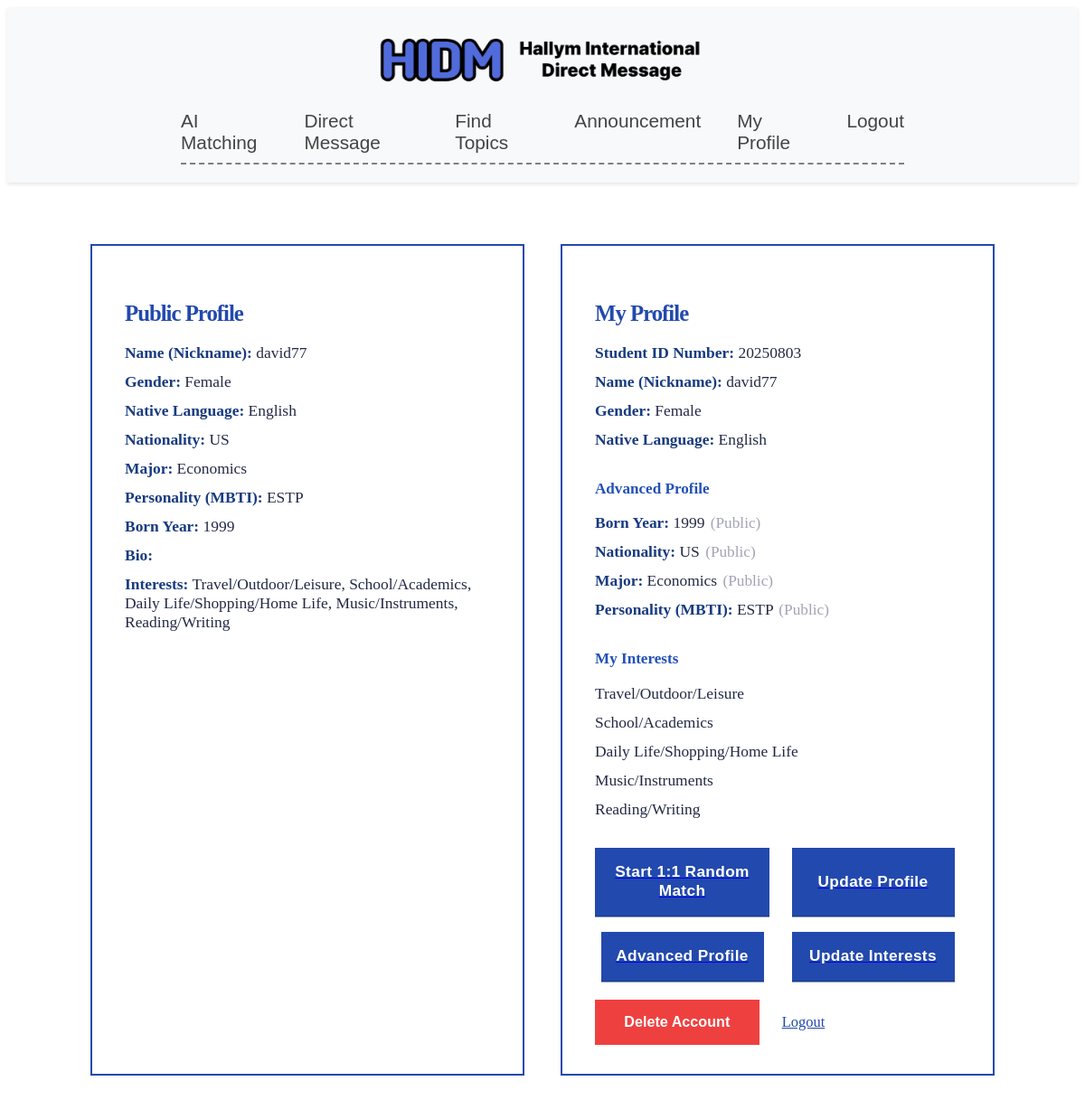
/accounts/profile/ (signed in), run on the app's committed database.
### accounts/models.py (models this page shows, shortened)
class UserProfile(models.Model):
    user = models.OneToOneField(User, on_delete=models.CASCADE)
    nickname = models.CharField(
        max_length=30,
        blank=False,
        verbose_name='Nickname'
    )
    GENDER_CHOICES = [
        ('M', 'Male'),
        ('F', 'Female'),
    ]
    gender = models.CharField(
        max_length=1,
        choices=GENDER_CHOICES,
        verbose_name='Gender'
    )
    NATIVE_LANGUAGE_CHOICES = [
        ('ab', 'Abkhaz'), ('aa', 'Afar'), ('af', 'Afrikaans'), ('ak', 'Akan'),
        ('sq', 'Albanian'), ('am', 'Amharic'), ('ar', 'Arabic'), ('an', 'Aragonese'),
        ('hy', 'Armenian'), ('as', 'Assamese'), ('av', 'Avaric'), ('ae', 'Avestan'),
        ('ay', 'Aymara'), ('az', 'Azerbaijani'), ('bm', 'Bambara'), ('ba', 'Bashkir'),
        ('eu', 'Basque'), ('be', 'Belarusian'), ('bn', 'Bengali'), ('bh', 'Bihari'),
        ('bi', 'Bislama'), ('bs', 'Bosnian'), ('br', 'Breton'), ('bg', 'Bulgarian'),
        ('my', 'Burmese'), ('ca', 'Catalan; Valencian'), ('ch', 'Chamorro'),
        ('ce', 'Chechen'), ('ny', 'Chichewa; Chewa; Nyanja'), ('zh', 'Chinese'),
        ('cv', 'Chuvash'), ('kw', 'Cornish'), ('co', 'Corsican'), ('cr', 'Cree'),
        ('hr', 'Croatian'), ('cs', 'Czech'), ('da', 'Danish'),
        ('dv', 'Divehi; Dhivehi; Maldivian;'), ('nl', 'Dutch'), ('dz', 'Dzongkha'),
        ('en', 'English'), ('eo', 'Esperanto'), ('et', 'Estonian'), ('ee', 'Ewe'),
        ('fo', 'Faroese'), ('fj', 'Fijian'), ('fi', 'Finnish'), ('fr', 'French'),
        ('ff', 'Fula; Fulah; Pulaar; Pular'), ('gl', 'Galician'), ('ka', 'Georgian'),
        ('de', 'German'), ('el', 'Greek, Modern'), ('gn', 'Guaraní'), ('gu', 'Gujarati'),
        ('ht', 'Haitian; Haitian Creole'), ('ha', 'Hausa'), ('he', 'Hebrew (modern)'),
        ('hz', 'Herero'), ('hi', 'Hindi'), ('ho', 'Hiri Motu'), ('hu', 'Hungarian'),
        ('ia', 'Interlingua'), ('id', 'Indonesian'), ('ie', 'Interlingue'), ('ga', 'Irish'),
        ('ig', 'Igbo'), ('ik', 'Inupiaq'), ('io', 'Ido'), ('is', 'Icelandic'),
        ('it', 'Italian'), ('iu', 'Inuktitut'), ('ja', 'Japanese'), ('jv', 'Javanese'),
        ('kl', 'Kalaallisut, Greenlandic'), ('kn', 'Kannada'), ('kr', 'Kanuri'),
        ('ks', 'Kashmiri'), ('kk', 'Kazakh'), ('km', 'Khmer'), ('ki', 'Kikuyu, Gikuyu'),
        ('rw', 'Kinyarwanda'), ('ky', 'Kirghiz, Kyrgyz'), ('kv', 'Komi'), ('kg', 'Kongo'),
        ('ko', 'Korean'), ('ku', 'Kurdish'), ('kj', 'Kwanyama, Kuanyama'), ('la', 'Latin'),
        ('lb', 'Luxembourgish, Letzeburgesch'), ('lg', 'Luganda'),
        ('li', 'Limburgish, Limburgan, Limburger'), ('ln', 'Lingala'), ('lo', 'Lao'),
        ('lt', 'Lithuanian'), ('lu', 'Luba-Katanga'), ('lv', 'Latvian'), ('gv', 'Manx'),
        ('mk', 'Macedonian'), ('mg', 'Malagasy'), ('ms', 'Malay'), ('ml', 'Malayalam'),
        ('mt', 'Maltese'), ('mi', 'Māori'), ('mr', 'Marathi (Marāṭhī)'),
        ('mh', 'Marshallese'), ('mn', 'Mongolian'), ('na', 'Nauru'), ('nv', 'Navajo, Navaho'),
        ('nb', 'Norwegian Bokmål'), ('nd', 'North Ndebele'), ('ne', 'Nepali'), ('ng', 'Ndonga'),
        ('nn', 'Norwegian Nynorsk'), ('no', 'Norwegian'), ('ii', 'Nuosu'), ('nr', 'South Ndebele'),
        ('oc', 'Occitan'), ('oj', 'Ojibwe, Ojibwa'),
        ('cu', 'Old Church Slavonic, Church Slavonic, Old Bulgarian'), ('om', 'Oromo'),
        ('or', 'Oriya'), ('os', 'Ossetian, Ossetic'), ('pa', 'Panjabi, Punjabi'),
        ('pi', 'Pāli'), ('fa', 'Persian'), ('pl', 'Polish'), ('ps', 'Pashto, Pushto'),
        ('pt', 'Portuguese'), ('qu', 'Quechua'), ('rm', 'Romansh'), ('rn', 'Kirundi'),
        ('ro', 'Romanian, Moldavian, Moldovan'), ('ru', 'Russian'),
        ('sa', 'Sanskrit (Saṁskṛta)'), ('sc', 'Sardinian'), ('sd', 'Sindhi'),
        ('se', 'Northern Sami'), ('sm', 'Samoan'), ('sg', 'Sango'), ('sr', 'Serbian'),
        ('gd', 'Scottish Gaelic; Gaelic'), ('sn', 'Shona'), ('si', 'Sinhala, Sinhalese'),
        ('sk', 'Slovak'), ('sl', 'Slovene'), ('so', 'Somali'), ('st', 'Southern Sotho'),
        ('es', 'Spanish; Castilian'), ('su', 'Sundanese'), ('sw', 'Swahili'), ('ss', 'Swati'),
        ('sv', 'Swedish'), ('ta', 'Tamil'), ('te', 'Telugu'), ('tg', 'Tajik'), ('th', 'Thai'),
        ('ti', 'Tigrinya'), ('bo', 'Tibetan Standard, Tibetan, Central'), ('tk', 'Turkmen'),
        ('tl', 'Tagalog'), ('tn', 'Tswana'), ('to', 'Tonga (Tonga Islands)'),
        ('tr', 'Turkish'), ('ts', 'Tsonga'), ('tt', 'Tatar'), ('tw', 'Twi'), ('ty', 'Tahitian'),
        ('ug', 'Uighur, Uyghur'), ('uk', 'Ukrainian'), ('ur', 'Urdu'), ('uz', 'Uzbek'),
        ('ve', 'Venda'), ('vi', 'Vietnamese'), ('vo', 'Volapük'), ('wa', 'Walloon'),
        ('cy', 'Welsh'), ('wo', 'Wolof'), ('fy', 'Western Frisian'), ('xh', 'Xhosa'),
        ('yi', 'Yiddish'), ('yo', 'Yoruba'), ('za', 'Zhuang, Chuang'), ('zu', 'Zulu'),
    ]
    native_language = models.CharField(
        max_length=20,
        choices=NATIVE_LANGUAGE_CHOICES,
        verbose_name='Native Language'
    )
    NATIONALITY_CHOICES = [
    ('AF', 'Afghanistan'), ('AL', 'Albania'), ('DZ', 'Algeria'), ('AS', 'American Samoa'),
    ('AD', 'Andorra'), ('AO', 'Angola'), ('AR', 'Argentina'), ('AM', 'Armenia'),
    ('AU', 'Australia'), ('AT', 'Austria'), ('AZ', 'Azerbaijan'), ('BS', 'Bahamas'),
    ('BH', 'Bahrain'), ('BD', 'Bangladesh'), ('BY', 'Belarus'), ('BE', 'Belgium'),
    ('BZ', 'Belize'), ('BJ', 'Benin'), ('BT', 'Bhutan'), ('BO', 'Bolivia'),
    ('BA', 'Bosnia and Herzegovina'), ('BW', 'Botswana'), ('BR', 'Brazil'),
    ('BN', 'Brunei'), ('BG', 'Bulgaria'), ('BF', 'Burkina Faso'), ('BI', 'Burundi'),
    ('KH', 'Cambodia'), ('CM', 'Cameroon'), ('CA', 'Canada'), ('CV', 'Cape Verde'),
    ('CF', 'Central African Republic'), ('TD', 'Chad'), ('CL', 'Chile'), ('CN', 'China'),
    ('CO', 'Colombia'), ('KM', 'Comoros'), ('CG', 'Congo'), ('CD', 'Congo (DRC)'),
    ('CR', 'Costa Rica'), ('HR', 'Croatia'), ('CU', 'Cuba'), ('CY', 'Cyprus'),
    ('CZ', 'Czech Republic'), ('DK', 'Denmark'), ('DJ', 'Djibouti'), ('DM', 'Dominica'),
    ('DO', 'Dominican Republic'), ('EC', 'Ecuador'), ('EG', 'Egypt'), ('SV', 'El Salvador'),
    ('GQ', 'Equatorial Guinea'), ('ER', 'Eritrea'), ('EE', 'Estonia'), ('ET', 'Ethiopia'),
    ('FJ', 'Fiji'), ('FI', 'Finland'), ('FR', 'France'), ('GA', 'Gabon'),
    ('GM', 'Gambia'), ('GE', 'Georgia'), ('DE', 'Germany'), ('GH', 'Ghana'),
    ('GR', 'Greece'), ('GD', 'Grenada'), ('GT', 'Guatemala'), ('GN', 'Guinea'),
    ('GW', 'Guinea-Bissau'), ('GY', 'Guyana'), ('HT', 'Haiti'), ('HN', 'Honduras'),
    ('HU', 'Hungary'), ('IS', 'Iceland'), ('IN', 'India'), ('ID', 'Indonesia'),
    ('IR', 'Iran'), ('IQ', 'Iraq'), ('IE', 'Ireland'), ('IL', 'Israel'), ('IT', 'Italy'),
    ('JM', 'Jamaica'), ('JP', 'Japan'), ('JO', 'Jordan'), ('KZ', 'Kazakhstan'),
    ('KE', 'Kenya'), ('KI', 'Kiribati'), ('KP', 'North Korea'), ('KR', 'South Korea'),
    ('KW', 'Kuwait'), ('KG', 'Kyrgyzstan'), ('LA', 'Laos'), ('LV', 'Latvia'),
    ('LB', 'Lebanon'), ('LS', 'Lesotho'), ('LR', 'Liberia'), ('LY', 'Libya'),
    ('LI', 'Liechtenstein'), ('LT', 'Lithuania'), ('LU', 'Luxembourg'), ('MG', 'Madagascar'),
    ('MW', 'Malawi'), ('MY', 'Malaysia'), ('MV', 'Maldives'), ('ML', 'Mali'),
    ('MT', 'Malta'), ('MH', 'Marshall Islands'), ('MR', 'Mauritania'), ('MU', 'Mauritius'),
    ('MX', 'Mexico'), ('FM', 'Micronesia'), ('MD', 'Moldova'), ('MC', 'Monaco'),
    ('MN', 'Mongolia'), ('ME', 'Montenegro'), ('MA', 'Morocco'), ('MZ', 'Mozambique'),
    ('MM', 'Myanmar'), ('NA', 'Namibia'), ('NR', 'Nauru'), ('NP', 'Nepal'), ('NL', 'Netherlands'),
    ('NZ', 'New Zealand'), ('NI', 'Nicaragua'), ('NE', 'Niger'), ('NG', 'Nigeria'),
    ('NO', 'Norway'), ('OM', 'Oman'), ('PK', 'Pakistan'), ('PW', 'Palau'), ('PS', 'Palestine'),
    ('PA', 'Panama'), ('PG', 'Papua New Guinea'), ('PY', 'Paraguay'), ('PE', 'Peru'),
    ('PH', 'Philippines'), ('PL', 'Poland'), ('PT', 'Portugal'), ('QA', 'Qatar'),
    ('RO', 'Romania'), ('RU', 'Russia'), ('RW', 'Rwanda'), ('KN', 'Saint Kitts and Nevis'),
    ('LC', 'Saint Lucia'), ('VC', 'Saint Vincent and the Grenadines'), ('WS', 'Samoa'),
    ('SM', 'San Marino'), ('ST', 'Sao Tome and Principe'), ('SA', 'Saudi Arabia'),
    ('SN', 'Senegal'), ('RS', 'Serbia'), ('SC', 'Seychelles'), ('SL', 'Sierra Leone'),
    ('SG', 'Singapore'), ('SK', 'Slovakia'), ('SI', 'Slovenia'), ('SB', 'Solomon Islands'),
    ('SO', 'Somalia'), ('ZA', 'South Africa'), ('ES', 'Spain'), ('LK', 'Sri Lanka'),
    ('SD', 'Sudan'), ('SR', 'Suriname'), ('SZ', 'Swaziland'), ('SE', 'Sweden'),
    ('CH', 'Switzerland'), ('SY', 'Syria'), ('TW', 'Taiwan'), ('TJ', 'Tajikistan'),
    ('TZ', 'Tanzania'), ('TH', 'Thailand'), ('TL', 'Timor-Leste'), ('TG', 'Togo'),
    ('TO', 'Tonga'), ('TT', 'Trinidad and Tobago'), ('TN', 'Tunisia'), ('TR', 'Turkey'),
    ('TM', 'Turkmenistan'), ('TV', 'Tuvalu'), ('UG', 'Uganda'), ('UA', 'Ukraine'),
    ('AE', 'United Arab Emirates'), ('GB', 'United Kingdom'), ('US', 'United States'),
    ('UY', 'Uruguay'), ('UZ', 'Uzbekistan'), ('VU', 'Vanuatu'), ('VE', 'Venezuela'),
    ('VN', 'Vietnam'), ('YE', 'Yemen'), ('ZM', 'Zambia'), ('ZW', 'Zimbabwe'),
    ]
    nationality = models.CharField(
        max_length=50,
        choices=NATIONALITY_CHOICES,
        blank=True,
        verbose_name='Nationality'
    )
    born_year = models.PositiveIntegerField(
        null=True, blank=True,
        verbose_name='Born Year'
    )
    show_born_year = models.BooleanField(
        default=False,
        verbose_name='Show Born Year'
    )
    nationality = models.CharField(
        max_length=50,
        blank=True,
        verbose_name='Nationality'
    )
    show_nationality = models.BooleanField(
        default=False,
        verbose_name='Show Nationality'
    )
    favorite_categories = models.ManyToManyField(
        'Category',         # 또는 Category 모델이 같은 파일에 있으면 그냥 Category
        blank=True,
        verbose_name='관심 카테고리'
    )
    major = models.CharField(
        max_length=100,
        blank=True,
        verbose_name='Major'
    )
    show_major = models.BooleanField(
        default=False,
        verbose_name='Show Major'
    )
    instagram_id = models.CharField(
        max_length=100,
        blank=True,
        verbose_name='Instagram ID'
    )
    show_instagram = models.BooleanField(
        default=False,
        verbose_name='Show Instagram ID'
    )
    MBTI_CHOICES = [
        ('INTJ','INTJ'),('INTP','INTP'),('ENTJ','ENTJ'),('ENTP','ENTP'),
        ('INFJ','INFJ'),('INFP','INFP'),('ENFJ','ENFJ'),('ENFP','ENFP'),
        ('ISTJ','ISTJ'),('ISFJ','ISFJ'),('ESTJ','ESTJ'),('ESFJ','ESFJ'),
        ('ISTP','ISTP'),('ISFP','ISFP'),('ESTP','ESTP'),('ESFP','ESFP'),
    ]
    personality = models.CharField(
        max_length=4,
        choices=MBTI_CHOICES,
        blank=True,
        verbose_name='Personality'
    )
    show_personality = models.BooleanField(
        default=False,
        verbose_name='Show Personality'
    )
    bio = models.CharField(
        max_length=200,
        blank=True,
        verbose_name='Bio'
    )
    show_bio = models.BooleanField(
        default=False,
        verbose_name='Show Bio'
    )
    interests = models.ManyToManyField(
        Interest,
        blank=True,
        related_name='profiles',
        verbose_name='User-selected Interests'
    )
    selected_topics = models.ManyToManyField(
        Topic,
        blank=True,
        related_name='selected_by',
        verbose_name='User-selected Topics'
    )

class Category(models.Model):
    name = models.CharField(max_length=100)
    slug = models.SlugField(unique=True)

### accounts/views.py (the view)
# urls.py: path('profile/', views.profile_view, name='profile'),  # 프로필 페이지 추가
@login_required
def profile_view(request):
    profiles = UserProfile.objects.all()
    sessions = Session.objects.filter(expire_date__gte=timezone.now())
    user_id_list = []
    for session in sessions:
        data = session.get_decoded()
        uid = data.get('_auth_user_id')
        if uid:
            user_id_list.append(int(uid))
    active_user_ids = set(user_id_list)
    context = {
        'profiles': profiles,
        'active_user_ids': active_user_ids,
        'profile': getattr(request.user, 'userprofile', None),
    }
    return render(request, 'profile.html', context)

### accounts/templates/profile.html (shortened to what this page needs)
{% extends "base.html" %}
{% load static %}
{% block content %}
<link rel="stylesheet" href="{% static 'css/profile.css' %}?v=plain">
<div class="profile-2col-wrap">
  <section class="profile-card public-profile-card">
    <h2 class="profile-title">Public Profile</h2>
    <ul class="profile-info-list">
      <li><b>Name (Nickname):</b> {{ profile.nickname }}</li>
      <li><b>Gender:</b> {{ profile.get_gender_display }}</li>
      <li><b>Native Language:</b> {{ profile.get_native_language_display }}</li>
      {% if profile.show_nationality %}
        <li><b>Nationality:</b> {{ profile.nationality }}</li>
      {% endif %}
      {% if profile.show_major %}
        <li><b>Major:</b> {{ profile.major }}</li>
      {% endif %}
      {% if profile.show_personality %}
        <li><b>Personality (MBTI):</b> {{ profile.personality }}</li>
      {% endif %}
      {% if profile.show_born_year %}
        <li><b>Born Year:</b> {{ profile.born_year }}</li>
      {% endif %}
      {% if profile.show_bio %}
        <li><b>Bio:</b> {{ profile.bio }}</li>
      {% endif %}
      {% with favs=profile.favorite_categories.all %}
        {% if favs %}
          <li>
            <b>Interests:</b>
            {% for cat in favs %}
              {{ cat.name }}{% if not forloop.last %}, {% endif %}
            {% endfor %}
          </li>
        {% endif %}
      {% endwith %}
    </ul>
  </section>
  <section class="profile-card my-profile-card">
    <h2 class="profile-title">My Profile</h2>
    <ul class="profile-info-list">
      <li><b>Student ID Number:</b> {{ user.username }}</li>
      <li><b>Name (Nickname):</b> {{ profile.nickname }}</li>
      <li><b>Gender:</b> {{ profile.get_gender_display }}</li>
      <li><b>Native Language:</b> {{ profile.get_native_language_display }}</li>
    </ul>
    <h3 class="profile-section-title">Advanced Profile</h3>
    <ul class="profile-info-list">
      {% if profile.born_year %}
        <li>
          <b>Born Year:</b> {{ profile.born_year }}
          <span class="profile-privacy">({{ profile.show_born_year|yesno:"Public,Private" }})</span>
        </li>
      {% endif %}
      {% if profile.nationality %}
        <li>
          <b>Nationality:</b> {{ profile.nationality }}
          <span class="profile-privacy">({{ profile.show_nationality|yesno:"Public,Private" }})</span>
        </li>
      {% endif %}
      {% if profile.major %}
        <li>
          <b>Major:</b> {{ profile.major }}
          <span class="profile-privacy">({{ profile.show_major|yesno:"Public,Private" }})</span>
        </li>
      {% endif %}
      {% if profile.personality %}
        <li>
          <b>Personality (MBTI):</b> {{ profile.personality }}
          <span class="profile-privacy">({{ profile.show_personality|yesno:"Public,Private" }})</span>
        </li>
      {% endif %}
    </ul>
    <h3 class="profile-section-title">My Interests</h3>
    {% with favs=profile.favorite_categories.all %}
      {% if favs %}
        <ul class="profile-info-list">
          {% for cat in favs %}
            <li>{{ cat.name }}</li>
          {% endfor %}
        </ul>
      {% else %}
        <p>No interests selected.</p>
      {% endif %}
    {% endwith %}
    <div class="profile-btn-row">
      <a href="{% url 'waiting' %}"><button class="profile-btn">Start 1:1 Random Match</button></a>
      <a href="{% url 'profile_update' %}"><button class="profile-btn">Update Profile</button></a>
      <a href="{% url 'profile_advanced' %}"><button class="profile-btn">Advanced Profile</button></a>
      <a href="{% url 'update_interests' %}"><button class="profile-btn">Update Interests</button></a>
    </div>
    <div class="profile-delete-row">
      <form method="POST" action="{% url 'delete_account' %}" onsubmit="return confirm('Are you sure you want to delete your account?');">
        <button type="submit" class="profile-delete-btn">Delete Account</button>
      </form>
      <a href="{% url 'logout' %}" class="profile-logout-link">Logout</a>
    </div>
  </section>
</div>
{% endblock %}

### data on the page
UserProfile: nickname "david77", gender "Female", native_language "English", nationality "US", major "Economics", personality "ESTP", born_year "1999", show_born_year "Public", show_nationality "Public", show_major "Public", show_personality "Public"
Category: name "Travel/Outdoor/Leisure"
Category: name "School/Academics"
Category: name "Daily Life/Shopping/Home Life"
Category: name "Music/Instruments"
Category: name "Reading/Writing"

### other printed values
{{ user.username }} "20250803"
